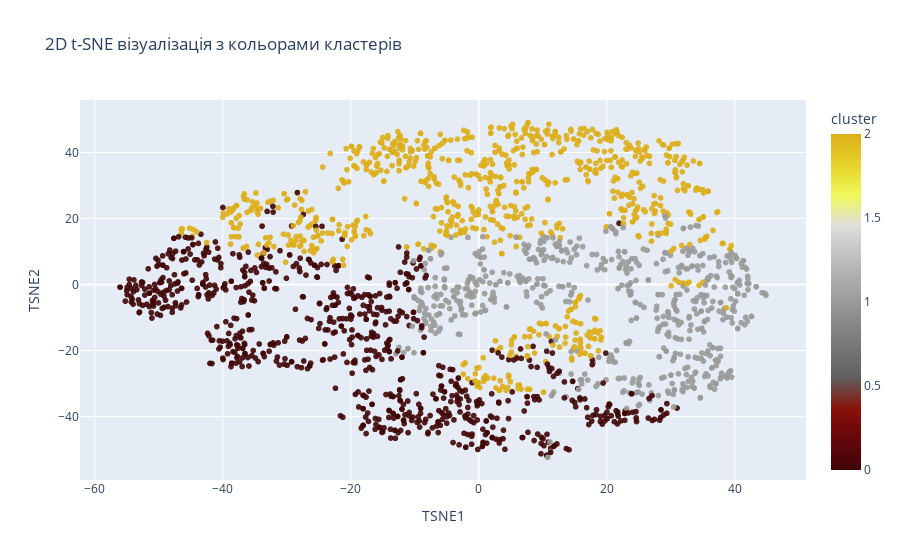

Here is the notebook cell this chart was saved with:
### Code cell
X_tsne_full = pd.concat([X_tsne.reset_index(drop=True), X_short_scaled[cols].reset_index(drop=True)], axis=1)
colorscales = px.colors.named_colorscales()
fig = px.scatter(
    X_tsne_full,
    x="TSNE1",
    y="TSNE2",
    color="cluster",
    hover_data=cols, 
    title="2D t-SNE візуалізація з кольорами кластерів",
    opacity=0.9,
    color_continuous_scale=px.colors.diverging.oxy
)
fig.show()

### Figure 1 — Plotly figure (JSON) as saved in the notebook; plotly's stock layout.template omitted (floating-point values rounded to 4 significant figures; data arrays with more than 128 entries replaced by an {"elided": "..."} marker saying what was removed)
{"data": [{"customdata": {"elided": "2239x7 float values"}, "hovertemplate": "TSNE1=%{x}<br>TSNE2=%{y}<br>Income=%{customdata[0]}<br>Recency=%{customdata[1]}<br>NumStorePurchases=%{customdata[2]}<br>NumDealsPurchases=%{customdata[3]}<br>days_lifetime=%{customdata[4]}<br>years_customer=%{customdata[5]}<br>NumWebVisitsMonth=%{customdata[6]}<br>cluster=%{marker.color}<extra></extra>", "legendgroup": "", "marker": {"color": {"elided": "2239 int values"}, "coloraxis": "coloraxis", "opacity": 0.9, "symbol": "circle"}, "mode": "markers", "name": "", "showlegend": false, "type": "scattergl", "x": {"elided": "2239 float values"}, "xaxis": "x", "y": {"elided": "2239 float values"}, "yaxis": "y"}], "layout": {"coloraxis": {"colorbar": {"title": {"text": "cluster"}}, "colorscale": [[0, "rgb(63, 5, 5)"], [0.09091, "rgb(101, 6, 13)"], [0.1818, "rgb(138, 17, 9)"], [0.2727, "rgb(96, 95, 95)"], [0.3636, "rgb(119, 118, 118)"], [0.4545, "rgb(142, 141, 141)"], [0.5455, "rgb(166, 166, 165)"], [0.6364, "rgb(193, 192, 191)"], [0.7273, "rgb(222, 222, 220)"], [0.8182, "rgb(239, 248, 90)"], [0.9091, "rgb(230, 210, 41)"], [1, "rgb(220, 174, 25)"]]}, "legend": {"tracegroupgap": 0}, "title": {"text": "2D t-SNE візуалізація з кольорами кластерів"}, "xaxis": {"anchor": "y", "domain": [0, 1], "title": {"text": "TSNE1"}}, "yaxis": {"anchor": "x", "domain": [0, 1], "title": {"text": "TSNE2"}}}}
